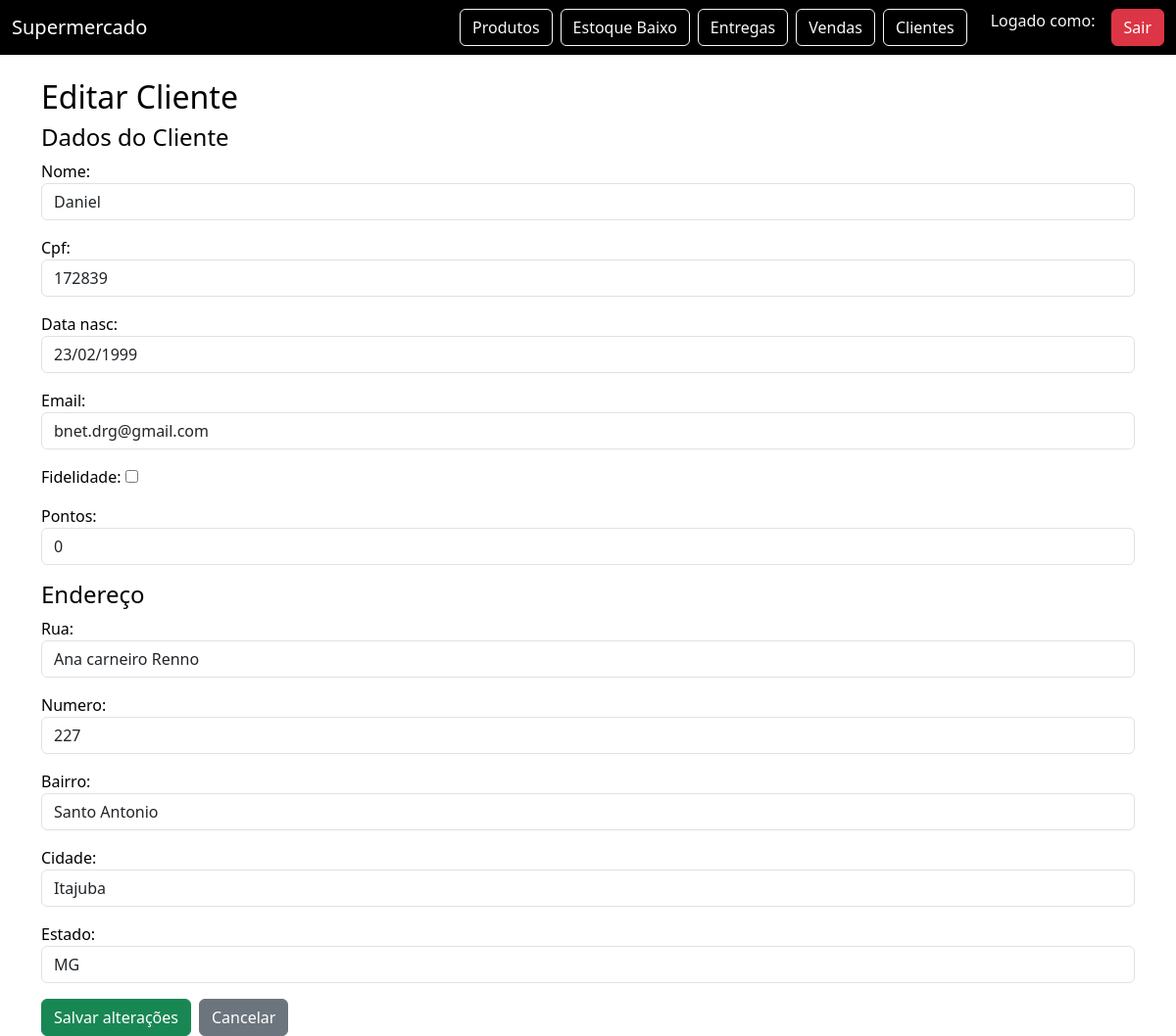
/pessoas/clientes/editar/1/ (signed in), run on the app's committed database.
### pessoas/models.py (models this page shows, shortened)
class Pessoa(models.Model):
    nome = models.CharField(max_length=100)
    cpf = models.CharField(max_length=11, unique=True)
    data_nasc = models.DateField()
    email = models.EmailField(unique=True)
    senha = models.CharField(max_length=128)
    endereco = models.OneToOneField(Endereco, on_delete=models.CASCADE)
    class Meta:
        abstract = True

class Cliente(Pessoa):
    pontos = models.IntegerField(default=0)
    fidelidade = models.BooleanField(default=False)

class Endereco(models.Model):
    rua = models.CharField(max_length=100)
    numero = models.CharField(max_length=10)
    bairro = models.CharField(max_length=50)
    cidade = models.CharField(max_length=50)
    estado = models.CharField(max_length=2)

### core/decorators.py (the view)
    def wrapper(request, *args, **kwargs):
        if not request.session.get("funcionario_id"):
            return redirect("login")
        return func(request, *args, **kwargs)

### pessoas/forms.py
class ClienteForm(forms.ModelForm):
    class Meta:
        model = Cliente
        fields = ['nome', 'cpf', 'data_nasc', 'email', 'fidelidade', 'pontos']
        widgets = {
            'nome': forms.TextInput(attrs={'class': 'form-control'}),
            'cpf': forms.TextInput(attrs={'class': 'form-control'}),
            'data_nasc': forms.DateInput(
                format='%d/%m/%Y',
                attrs={'class': 'form-control'}
            ),
            'email': forms.EmailInput(attrs={'class': 'form-control'}),
            'fidelidade': forms.CheckboxInput(),
            'pontos': forms.NumberInput(attrs={'class': 'form-control'}),
        }
    def __init__(self, *args, **kwargs):
        super().__init__(*args, **kwargs)
        self.fields['data_nasc'].input_formats = ['%d/%m/%Y']

class EnderecoForm(forms.ModelForm):
    class Meta:
        model = Endereco
        fields = ['rua', 'numero', 'bairro', 'cidade', 'estado']
        widgets = {
            'rua': forms.TextInput(attrs={'class': 'form-control'}),
            'numero': forms.TextInput(attrs={'class': 'form-control'}),
            'bairro': forms.TextInput(attrs={'class': 'form-control'}),
            'cidade': forms.TextInput(attrs={'class': 'form-control'}),
            'estado': forms.TextInput(attrs={'class': 'form-control'}),
        }

### pessoas/views.py (called while the page is built)
@login_required
def editar_cliente(request, pk):
    cliente = get_object_or_404(Cliente, pk=pk)
    endereco = cliente.endereco
    if request.method == "POST":
        form_cliente = ClienteForm(request.POST, instance=cliente)
        form_endereco = EnderecoForm(request.POST, instance=endereco)
        if form_cliente.is_valid() and form_endereco.is_valid():
            form_endereco.save()
            form_cliente.save()
            return redirect("lista_clientes")
    else:
        form_cliente = ClienteForm(instance=cliente)
        form_endereco = EnderecoForm(instance=endereco)
    return render(request, "pessoas/cliente_form.html", {
        "form_cliente": form_cliente,
        "form_endereco": form_endereco,
        "editar": True
    })

### pessoas/templates/pessoas/cliente_form.html (shortened to what this page needs)
{% extends "base.html" %}
{% block content %}
<h2>{% if editar %}Editar Cliente{% else %}Novo Cliente{% endif %}</h2>
<form method="post">
    <h4>Dados do Cliente</h4>
    {{ form_cliente.as_p }}
    <h4>Endereço</h4>
    {{ form_endereco.as_p }}
    <div class="d-flex gap-2 mt-3">
        <button class="btn btn-success">
            {% if editar %}Salvar alterações{% else %}Salvar{% endif %}
        </button>
        <a href="/pessoas/clientes/" class="btn btn-secondary">Cancelar</a>
    </div>
</form>
{% endblock %}

### core/templates/base.html (style rules this page uses)
body { background: #fff; color: #000; }
.btn-success { background-color: #198754 !important; border-color: #198754 !important; }
.btn-secondary { background-color: #6c757d !important; border-color: #6c757d !important; }

### data on the page
Cliente: nome "Daniel", cpf "172839", data_nasc "23/02/1999", email "bnet.drg@gmail.com", pontos "0"
Endereco: rua "Ana carneiro Renno", numero "227", bairro "Santo Antonio", cidade "Itajuba", estado "MG"
